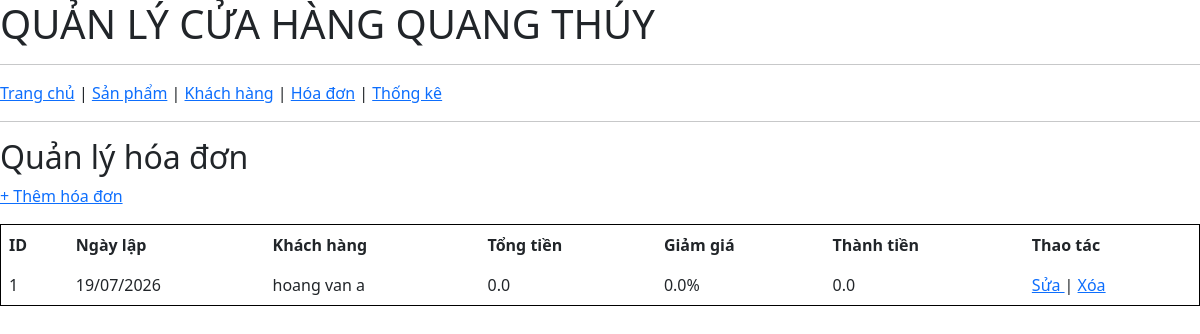
Screenshot of /invoices/invoices-page with the database file from the repository.
### app/models/invoice.py (models this page shows)
class Invoice(Base):
    __tablename__ = "invoices"
    id            = Column(Integer, primary_key=True, index=True)
    customer_id   = Column(Integer, ForeignKey("customers.id", ondelete="RESTRICT"), nullable=False)
    created_at    = Column(DateTime(timezone=True), server_default=func.now(), nullable=False)
    total_amount  = Column(Float, nullable=False, default=0.0)   # tổng tiền trước giảm giá
    discount_rate = Column(Float, nullable=False, default=0.0)   # % giảm giá áp dụng
    final_amount  = Column(Float, nullable=False, default=0.0)   # tổng tiền sau giảm giá
    customer = relationship("Customer", back_populates="invoices")
    details  = relationship("InvoiceDetail", back_populates="invoice")

### app/models/customer.py (models this page shows, shortened)
class Customer(Base):
    __tablename__ = "customers"
    id            = Column(Integer, primary_key=True, index=True)
    name          = Column(String(255), nullable=False)
    phone         = Column(String(20),  nullable=False, unique=True, index=True)
    address       = Column(String(500), nullable=True)
    total_spent   = Column(Float,       nullable=False, default=0.0)
    customer_type = Column(String(20),  nullable=False)
    invoices = relationship("Invoice", back_populates="customer")
    __mapper_args__ = {
        "polymorphic_on":       customer_type,
        "polymorphic_identity": "regular",
    }

class VIPCustomer(Customer):
    __mapper_args__ = {
        "polymorphic_identity": "vip",
    }

### app/api/endpoints/invoices.py (the view)
@router.get("/invoices-page", include_in_schema=False)
def invoices_page(
    request: Request,
    db: Session = Depends(get_db)
):
    invoices = db.query(models.Invoice).all()
    return templates.TemplateResponse(
    request=request,
    name="invoices.html",
    context={
        "invoices": invoices
        }
    )

### app/templates/invoices.html
{% extends "base.html" %}
{% block content %}
<h2>Quản lý hóa đơn</h2>
<p>
    <a href="/invoices/add">+ Thêm hóa đơn</a>
</p>
<table border="1" cellpadding="8">
<tr>
    <th>ID</th>
    <th>Ngày lập</th>
    <th>Khách hàng</th>
    <th>Tổng tiền</th>
    <th>Giảm giá</th>
    <th>Thành tiền</th>
    <th>Thao tác</th>
</tr>
{% for invoice in invoices %}
<tr>
    <td>{{ invoice.id }}</td>
    <td>
        {{ invoice.created_at.strftime("%d/%m/%Y")
        if invoice.created_at else "" }}
    </td>
    <td>{{ invoice.customer.name }}</td>
    <td>{{ invoice.total_amount }}</td>
    <td>{{ invoice.discount_rate * 100 }}%</td>
    <td>{{ invoice.final_amount }}</td>
    <td>
        <a href="/invoices/edit/{{ invoice.id }}">
            Sửa
        </a>
        |
        <a href="/invoices/delete/{{ invoice.id }}">
            Xóa
        </a>
    </td>
</tr>
{% endfor %}
</table>
{% endblock %}

### app/static/styles.css (style rules this page uses)
body { font-family: Arial; margin: 20px; }
table { border-collapse: collapse; width: 100%; }
table, th, td { border: 1px solid black; }
th, td { padding: 8px; }
a { text-decoration: none; }

### rows the page displays
Invoice: id "1", created_at "19/07/2026", customer.name "hoang van a", total_amount "0.0", invoice.discount_rate*100 "0.0", final_amount "0.0"
